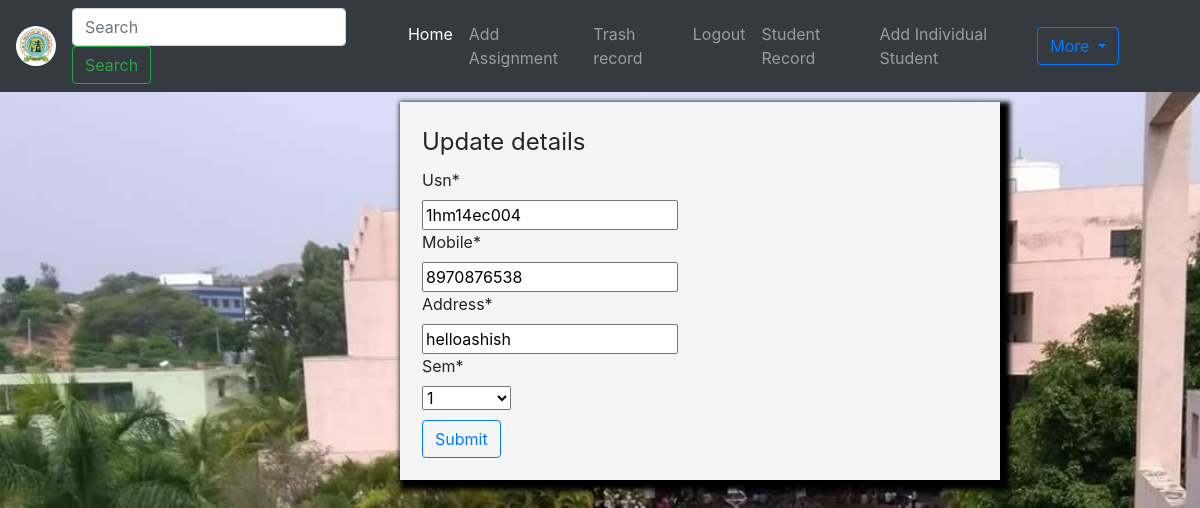
/student/4/edit/ (signed in), run on the app's committed database.
### college/models.py (models this page shows, shortened)
class Student(models.Model):
    name = models.OneToOneField(User, on_delete=models.CASCADE)
    usn = models.CharField(max_length=10, blank=False, null=True, unique=True)
    mobile = models.CharField(max_length=10, blank=False, null=True, unique=True)
    address = models.CharField(max_length=50, blank=False, null=True, unique=True)
    sem = models.ForeignKey(Semester, on_delete=models.CASCADE, null=True, blank=False)

### college/views.py (the view)
# urls.py: path('student/<int:id>/edit/', views.studentupdate, name='update-student'),
def studentupdate(request, id):
    if request.user.is_staff:
        student = get_object_or_404(Student, id=id)
        if request.method == 'POST':
            form = StudentRegForm(request.POST, instance=student)
            if form.is_valid():
                form.save()
                messages.success(request, f'Student record updated successfully')
                return HttpResponseRedirect(reverse('batch-list'))
            else:
                messages.warning(request, f'Details not filled properly')
                return HttpResponseRedirect(reverse('batch-list'))
        else:
            form = StudentRegForm(instance=student)
            context = {
                'form': form,
            }
            return render(request, 'college/studentreg.html', context)
    else:
        return HttpResponseRedirect(reverse('index'))

### college/forms.py
class StudentRegForm(forms.ModelForm):
    class Meta:
        model = Student
        fields = ['usn', 'mobile', 'address', 'sem']

### college/models.py (called while the page is built)
    def __str__(self):
        return self.semester

### college/templates/college/studentreg.html (shortened to what this page needs)
{% extends 'college/base.html' %}
{% load crispy_forms_tags %}
{% block content %}
    <div class="student-reg">
        <form  method="post">
            <legend class="mb-2 ">Update details</legend>
            {{ form|crispy }}
            <button class="btn btn-outline-primary" id="butt" type="submit">Submit</button>
        </form>
    </div>
{% endblock %}

### college/static/college/basic.css (style rules this page uses)
body { background: url("1496123965FB_IMG_1495358397826.jpg") no-repeat fixed; background-size: 1400px; }
.login-f, .student-reg, .student-add { border: 2px solid whitesmoke; padding: 5px; background: whitesmoke; box-shadow: 5px 5px 5px black; }
.student-reg { width: 600px; margin-top: 10px; margin-left: 400px; box-shadow: 5px 5px 5px 5px black; padding: 20px; }
#butt { margin-top: 10px; }

### data on the page
Student: usn "1hm14ec004", mobile "8970876538", address "helloashish", sem "1"
